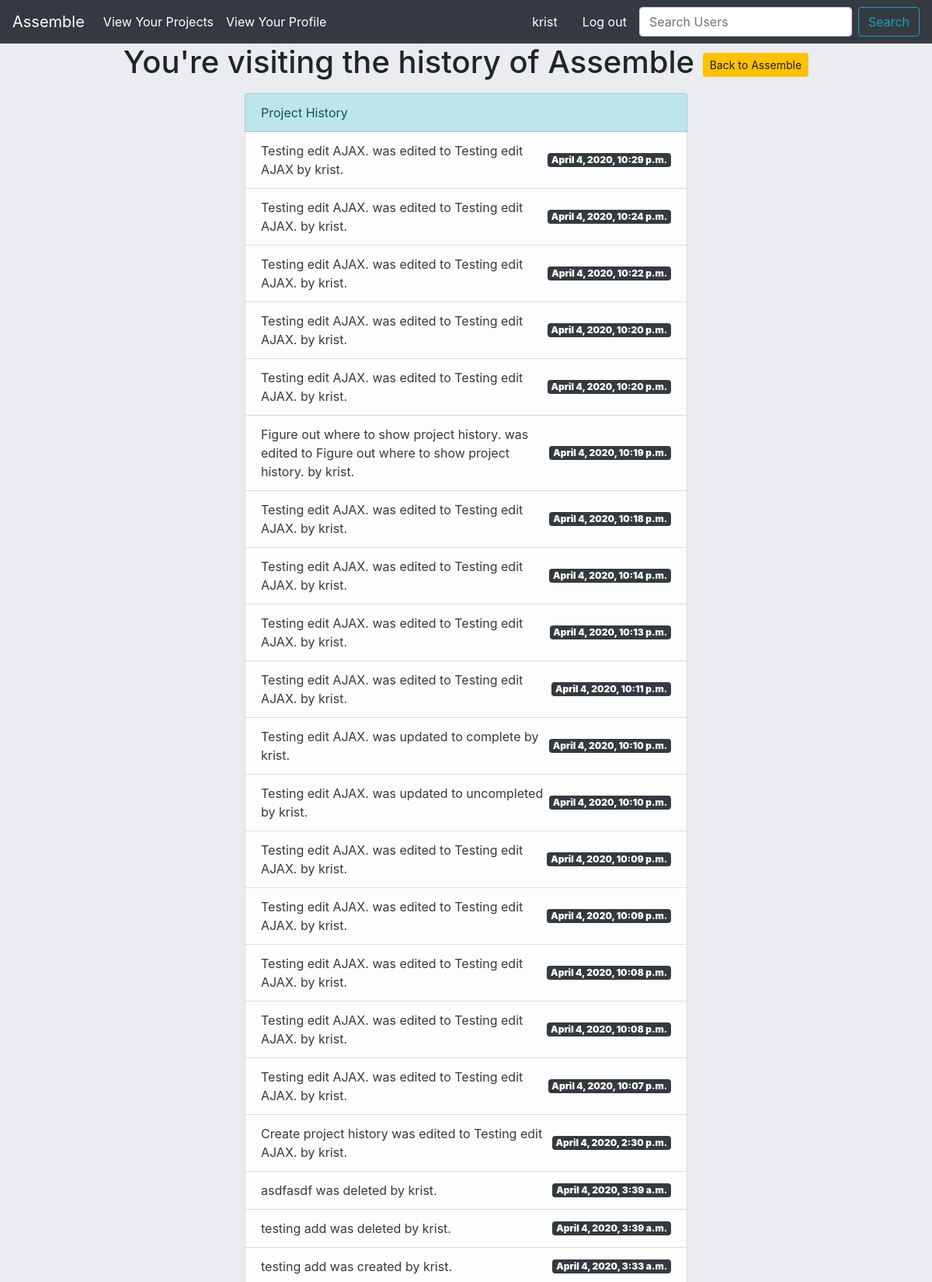
The page /project-list/project-detail/history/2/ (signed in, upper part) on the database its author committed.
### assemble/models.py (models this page shows, shortened)
class Project(models.Model):
    name = models.CharField(max_length=60)
    description = models.TextField(max_length=400)
    user = models.ManyToManyField('Profile',blank=True)
    owner = models.ForeignKey('Profile',blank=True,on_delete=models.CASCADE,related_name="creator")
    slug = models.SlugField(max_length=100,unique=True,blank=True,null=True)
    completed= models.BooleanField(default=False)

class ProjectHistory(models.Model):
    previous_field = models.CharField(max_length=200,blank=True)
    updated_field = models.CharField(max_length=200,blank=True)
    date_changed = models.DateTimeField(auto_now_add=True)
    status = models.CharField(max_length=20,null=True)
    user = models.CharField(max_length=100,null=True,blank=True)
    project = models.ForeignKey(Project,on_delete=models.CASCADE)
    list_string = None
    def __init__(self,*args,**kwargs):
        super(ProjectHistory,self).__init__(*args,**kwargs)
        self.create_history_string()
    """
    pre_save(sender,instance,raw,using,update_fields):
    This is sent at the beginning of a model's save method
        sender- the model class
        instance- the actual instance being saved
        raw - A boolean; True if the model is saved exactly as presented
        using- the database alias being used
        update_fields - the set of fields to update as passed to Model.save() or None if update_fields wasn't passed.

    post_save(sender,instance,raw,using,update_fields)
    This is sent at the end of the save method
        sender - the model class
        instance- the actual instance being saved
        created  -  A boolean, True if a new record is created
        raw - same as pre_save
        using - ""
        updated_fields - ""

    pre_delete(sender,instance,using):
    Sent at the beginning of a models delete() method and a queryset's delete() method

        sender- the model class
        instance - the actual instance being deleted
        using - ""

    post_delete(sender,instance,using):
    Sent at the end of a model's delete() and a queryset's delete9) method.

        sender - the model class
        instance - the actual instance being deleted. Note that the object will no longer be in the database.
        using - the database alias being used

    m2m_changed(sender,instance,action,reverse,model,pk_set,using):
    Sent when a ManyToManyField is changed on a model instance. Strictly speaking, this is not a model signal since it is sent by the ManyToManyField, but it complements the pre_save/post_save and pre_delete/post_delete when it comes to tracking changes to models.

        sender - The immediate model calss describing the ManyToManyField. This class is automatically created when a many-to-many field is defined; you can access it using thr though attribute on the many-to-many-field.
        instance- the instance whose many-to-many relation is updated. This can be an instance of the sender, or of the class the m2m is related to.
        action- a string indicating the type of update that is done to the relationship.
            "pre_add" - sent before one or more objects are added to the relation.
            "post_add" - sent after one or more objects are added to the relation.
            "pre_remove" - sent ebfore one or more objects are removed from the relation.
    """
    def create_history_string(self):
        if self.status == "deleted":
            self.list_string= f"{self.previous_field} was {self.status} by {self.user}."
        elif self.status == "edited":
            self.list_string= f"{self.previous_field} was {self.status} to {self.updated_field} by {self.user}."
        elif self.status == "updated to true":
            self.list_string = f"{self.previous_field} was updated to complete by {self.user}."
        elif self.status == "updated to false":
            self.list_string = f"{self.previous_field} was updated to uncompleted by {self.user}."
        elif self.status == "created":
            self.list_string= f"{self.previous_field} was created by {self.user}."

### assemble/views.py (the view)
# urls.py: path('project-list/project-detail/history/<pk>/',history_view,name='project-history'),
def history_view(request,pk):
    project = Project.objects.get(id=pk)
    render_list = ProjectHistory.objects.filter(project__id = pk).order_by('-date_changed')
    context={
        'project':project,
        'render_list':render_list
    }
    return render(request,'assemble/history.html',context)

### templates/assemble/history.html
{% extends 'assemble/base.html' %}
{% block content %}
<h1 class="text-center">You're visiting the history of {{project.name}} <a href="{% url 'project-detail' project.slug %}" class="btn btn-sm btn-warning">Back to {{project.name}}</a></h1>
<div class="row justify-content-center mt-3">
    <div class="col-sm-6">
        <ul class="list-group">
            <li class="list-group-item list-group-item-info">Project History</li>
            {% if render_list == 0 %}
                <li class="list-group-item list-group-item-danger text-dark d-flex justify-content-between align-items-center">
                    You haven't made any changes to your project yet! Try adding some components and breaking down your project
                    to get started.
                </li>
            {% else %}
                {% for record in render_list %}
                    <li class="list-group-item list-group-item-light text-dark d-flex justify-content-between align-items-center">
                        {{ record.list_string }}
                        <span class="badge badge-dark">
                            <strong>{{record.date_changed}}</strong>
                        </span>
                    </li>
                {% endfor %}
            {% endif %}
        </ul>
    </div>
</div>
{% endblock content %}

### templates/assemble/navbar_horizontal.html (shortened to what this page needs)
<nav class="navbar sticky-top navbar-expand-lg navbar-light bg-dark">
    <a class="navbar-brand text-white" href="{% url 'home' %}">
        Assemble
    </a>
    <ul class="navbar-nav mr-auto">
        {% if not user.is_authenticated %}
            <li class="nav-item">
                <a class="nav-link text-white" href="{% url 'login' %}">Login</a>
            </li>
            <li class="nav-item">
                <a class="nav-link text-white" href="{% url 'sign-up' %}">Sign up</a>
            </li>
        </ul>
        {% else %}
            <li class="nav-item">
                <a class="nav-link text-white" href="{% url 'project-list' %}">
                    View Your Projects
                </a>
            </li>
            <li class="nav-item">
                <a class="nav-link text-white" href="{% url 'profile' %}">
                    View Your Profile
                </a>
            </li>
        </ul>
        <a class="nav-link disabled navbar-text text-white">{{ user.username }}</a>
        <a class="nav-link text-white navbar-text" href="{% url 'logged_out' %}">Log out</a>
        <form class="form-inline" method="post" action="{% url 'search-user' %}">
            <input class="form-control mr-sm-2" name="username" type="search" placeholder="Search Users" aria-label="Search">
            <button class="btn btn-outline-info my-2 my-sm-0" type="submit">Search</button>
        </form>
        {% endif %}
</nav>

### rows shown on the page
Project: name "Assemble"
ProjectHistory: list_string "Testing edit AJAX. was edited to Testing edit AJAX by krist.", date_changed "April 4, 2020, 10:29 p.m."
ProjectHistory: list_string "Testing edit AJAX. was edited to Testing edit AJAX. by krist.", date_changed "April 4, 2020, 10:24 p.m."
ProjectHistory: list_string "Testing edit AJAX. was edited to Testing edit AJAX. by krist.", date_changed "April 4, 2020, 10:22 p.m."
ProjectHistory: list_string "Testing edit AJAX. was edited to Testing edit AJAX. by krist.", date_changed "April 4, 2020, 10:20 p.m."
ProjectHistory: list_string "Testing edit AJAX. was edited to Testing edit AJAX. by krist.", date_changed "April 4, 2020, 10:20 p.m."
ProjectHistory: list_string "Figure out where to show project history. was edited to Figure out where to show project history. by krist.", date_changed "April 4, 2020, 10:19 p.m."
ProjectHistory: list_string "Testing edit AJAX. was edited to Testing edit AJAX. by krist.", date_changed "April 4, 2020, 10:18 p.m."
ProjectHistory: list_string "Testing edit AJAX. was edited to Testing edit AJAX. by krist.", date_changed "April 4, 2020, 10:14 p.m."
ProjectHistory: list_string "Testing edit AJAX. was edited to Testing edit AJAX. by krist.", date_changed "April 4, 2020, 10:13 p.m."
ProjectHistory: list_string "Testing edit AJAX. was edited to Testing edit AJAX. by krist.", date_changed "April 4, 2020, 10:11 p.m."
ProjectHistory: list_string "Testing edit AJAX. was updated to complete by krist.", date_changed "April 4, 2020, 10:10 p.m."
ProjectHistory: list_string "Testing edit AJAX. was updated to uncompleted by krist.", date_changed "April 4, 2020, 10:10 p.m."
ProjectHistory: list_string "Testing edit AJAX. was edited to Testing edit AJAX. by krist.", date_changed "April 4, 2020, 10:09 p.m."
ProjectHistory: list_string "Testing edit AJAX. was edited to Testing edit AJAX. by krist.", date_changed "April 4, 2020, 10:09 p.m."
ProjectHistory: list_string "Testing edit AJAX. was edited to Testing edit AJAX. by krist.", date_changed "April 4, 2020, 10:08 p.m."
ProjectHistory: list_string "Testing edit AJAX. was edited to Testing edit AJAX. by krist.", date_changed "April 4, 2020, 10:08 p.m."
ProjectHistory: list_string "Testing edit AJAX. was edited to Testing edit AJAX. by krist.", date_changed "April 4, 2020, 10:07 p.m."
ProjectHistory: list_string "Create project history was edited to Testing edit AJAX. by krist.", date_changed "April 4, 2020, 2:30 p.m."
ProjectHistory: list_string "asdfasdf was deleted by krist.", date_changed "April 4, 2020, 3:39 a.m."
ProjectHistory: list_string "testing add was deleted by krist.", date_changed "April 4, 2020, 3:39 a.m."
ProjectHistory: list_string "testing add was created by krist.", date_changed "April 4, 2020, 3:33 a.m."

### other values the page prints
{{ user.username }} "krist"
